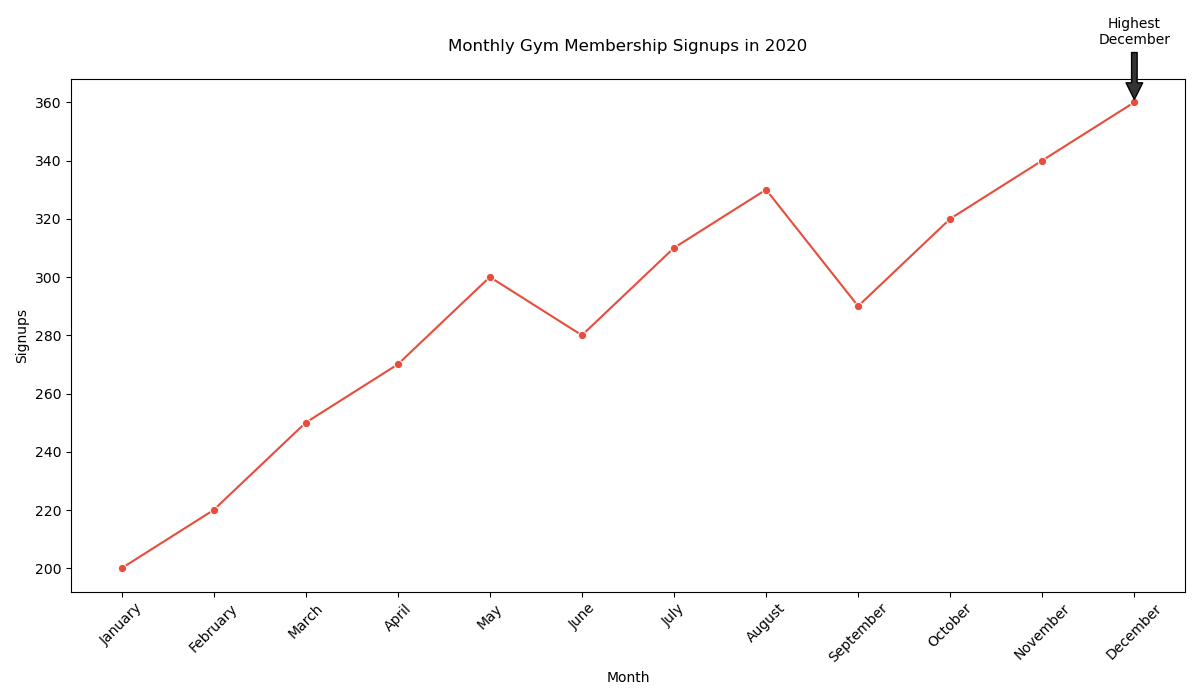

Here is the Python script that generated this plot:

import pandas as pd
import seaborn as sns
import matplotlib.pyplot as plt

# Data
data = {
    'Month': ['January', 'February', 'March', 'April', 'May', 'June', 
              'July', 'August', 'September', 'October', 'November', 'December'],
    'Signups': [200, 220, 250, 270, 300, 280, 
                310, 330, 290, 320, 340, 360]
}

# Create a DataFrame
df = pd.DataFrame(data)

# Set the figure size
plt.figure(figsize=(12, 7))

# Create the line chart
line_chart = sns.lineplot(x='Month', y='Signups', data=df, 
                          marker='o', color='#3498db')

# Modify the color scheme using color codes
for line in line_chart.lines:
    line.set_color('#E74C3C')

# Annotating the highest signup point
highest_signups = df['Signups'].max()
highest_month = df[df['Signups'] == highest_signups]['Month'].values[0]
plt.annotate(f'Highest\n{highest_month}', xy=(highest_month, highest_signups), 
             xytext=(highest_month, highest_signups+20),
             arrowprops=dict(facecolor='#333333', shrink=0.05),
             ha='center')

# Adjust the plot to make it more readable
plt.xticks(rotation=45)
plt.title('Monthly Gym Membership Signups in 2020', pad=20)
plt.xlabel('Month')
plt.ylabel('Signups')

# Show the line chart
plt.tight_layout()
plt.show()
